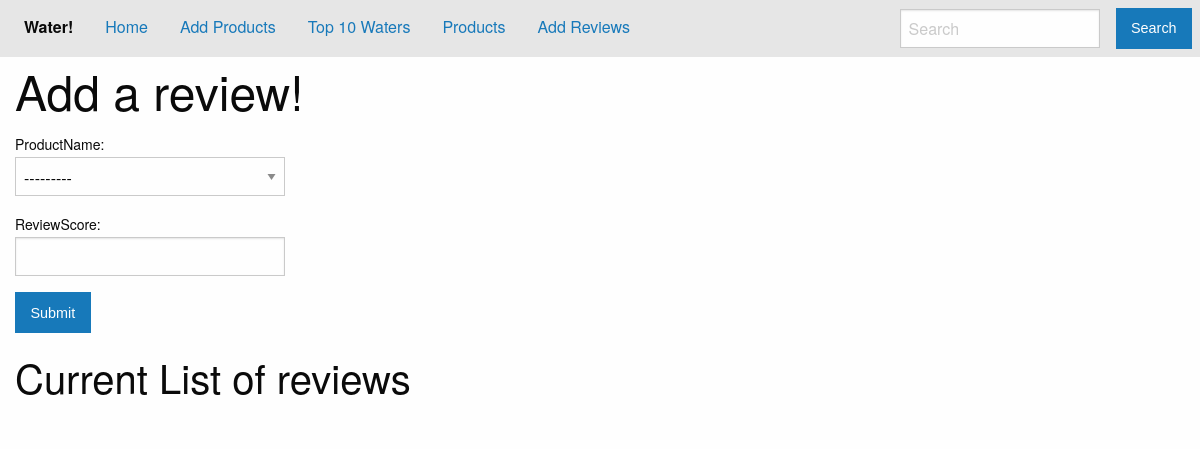
The app's page /addReview, older data.
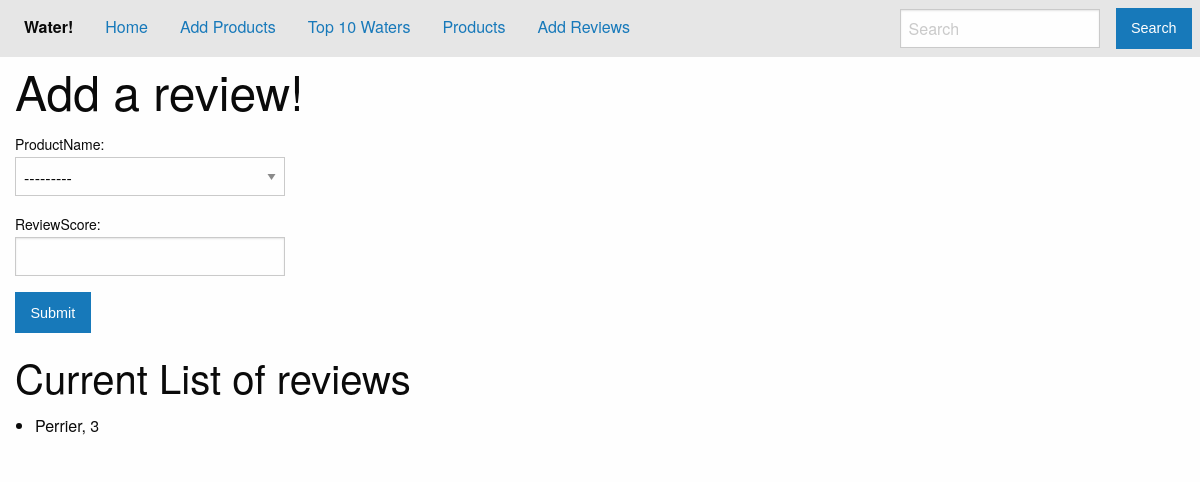
The same page, newer data.
### AddWater/models.py (models this page shows)
class Reviews(models.Model):
    ProductName = models.ForeignKey(Products)
    ReviewScore = models.IntegerField()

class Products(models.Model):
    ProductName = models.CharField(max_length=100)
    ProductCategory = models.CharField(max_length=100)
    ProductTotalScore = models.IntegerField()
    NumberofReviews = models.IntegerField()
    def __str__(self):
        return self.ProductName

### AddWater/views.py (the view)
# urls.py: url(r'^addReview$', views.addReview, name='addReview')
def addReview(request):
    if request.method == 'POST':
        form = ReviewForm(request.POST)
        form.save()
    else:
        form = ReviewForm()
    reviews = Reviews.objects.all()
    context = {
        'title':"Home",
        'content': reviews,
        'form':form,
        }
    return render(request, 'addReview.html', context)

### AddWater/forms.py
class ReviewForm(ModelForm):
    class Meta:
        model = Reviews
        fields = ['ProductName', "ReviewScore"]

### AddWater/templates/addReview.html (shortened to what this page needs)
{% extends "default.html" %}
{% load static %}
{% block content %}
<div class="row">
  <div class="large-12 columns">
    <h1>Add a review!</h1>
  </div>
</div>
<div class="row">
  <div class="large-12 columns">
    <form action="" method="post">
      <div class="row">
        <div class="large-3 columns">
          {{ form }}
          </div>
      </div>
      <div class="row">
        <div class="large-9 columns">
          <input type="submit" value="Submit" class="button">
        </div>
      </div>
    </form>
  </div>
  <div class="large-12 columns">
    <h2>Current List of reviews</h2>
    <ul>
    {% for element in content %}
    <li>{{ element.ProductName }}, {{ element.ReviewScore }}</li>
    {% endfor %}
    </ul>
  </div>
</div>
{% endblock %}

Row changes from the older to the newer data that the page shows:
added Reviews: ProductName "Perrier", ReviewScore "3"
